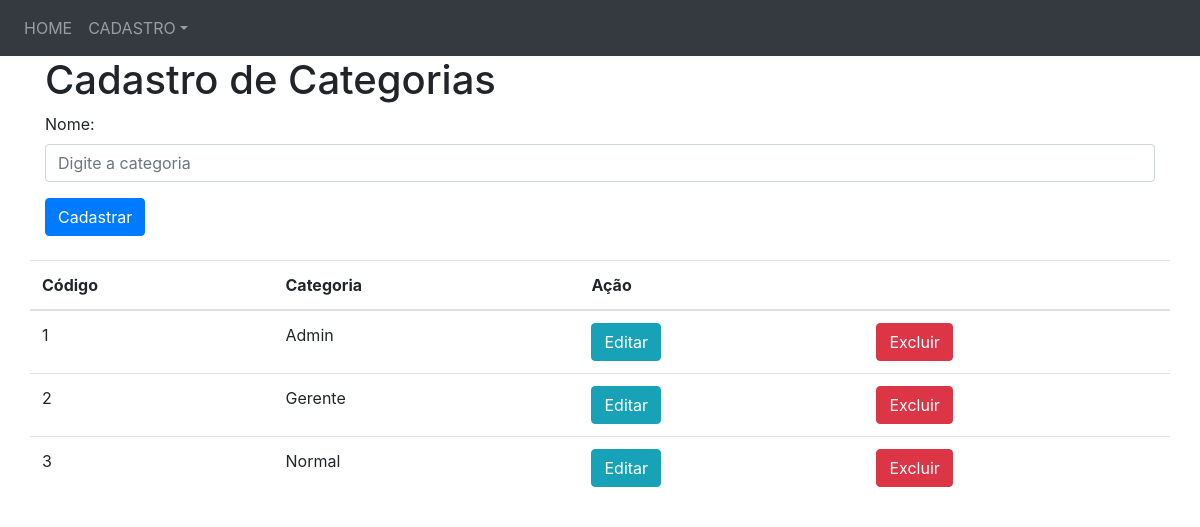
Page /categorias.php on the committed database.
### tables this page shows
CREATE TABLE `categoria` (
  `codCategoria` int(11) NOT NULL AUTO_INCREMENT,
  `nomeCategoria` varchar(100) NOT NULL,
  PRIMARY KEY (`codCategoria`)
);

### categorias.php (the view, shortened to what this page needs)
<?php
	$update = false;
	$nameCat = '';
?>
<!DOCTYPE html>
<html lang="pt-br">
<head>
  	<link rel="stylesheet" href="https://maxcdn.bootstrapcdn.com/bootstrap/4.3.1/css/bootstrap.min.css">
</head>
<body>
	<nav class="navbar navbar-expand-sm bg-dark navbar-dark">
		<ul class="navbar-nav">
			<li class="nav-item">
				<a class="nav-link" href="index.php">HOME</a>
			</li>
			<li class="nav-item dropdown">
				<a class="nav-link dropdown-toggle" href="#" id="navbardrop" data-toggle="dropdown">CADASTRO</a>
			</li>
		</ul>
	</nav>
	<div class="container">
		<h1>Cadastro de Categorias</h1>
		<form action="" method="POST">
			<div class="form-group">
				<label>Nome:</label>
				<input type="text" class="form-control" value="<?php echo $nameCat;?>" name="nameCat" id="nameCat" placeholder="Digite a categoria" title="Digite uma categoria" required="">
			</div>
			<?php if($update == true): ?>
				<button type="submit" class="btn btn-info" id="atualizarCategoria" title="Clique para atualizar o cadastro">Update</button>
			<?php else: ?>
				<button type="submit" class="btn btn-primary" id="cadastrarCategoria" title="Clique para realizar o cadastro">Cadastrar</button>
			<?php endif?>
		</form>
		<br>
		<div class="row">
		<table class="table table-hover">
			<thead>
				<th>Código</th>
				<th>Categoria</th>
				<th colspan="2">Ação</th>
			</thead>
			<tbody>
			<?php
				include "conexao.php";
				$sqlSelect = $conexao->prepare("SELECT * FROM categoria");
				$sqlSelect->execute();
				$fetchAll = $sqlSelect->fetchAll();
					foreach($fetchAll as $categoria){
						echo '<tr>';
						echo '	<td>'.$categoria['codCategoria'].'</td>';
						echo '	<td>'.$categoria['nomeCategoria'].'</td>';
						echo '	<td><a href="?editar='.$categoria["codCategoria"].'" class="btn btn-info">Editar</a></td>';
						echo '	<td><a href="?excluir='.$categoria["codCategoria"].'" class="btn btn-danger">Excluir</a></td>';
						echo '</tr>';
					}
			?>
			</tbody>
		</table>
		</div>
	</div>
</body>
</html>

### rows in the picture
categoria: codCategoria "1", nomeCategoria "Admin"
categoria: codCategoria "2", nomeCategoria "Gerente"
categoria: codCategoria "3", nomeCategoria "Normal"
